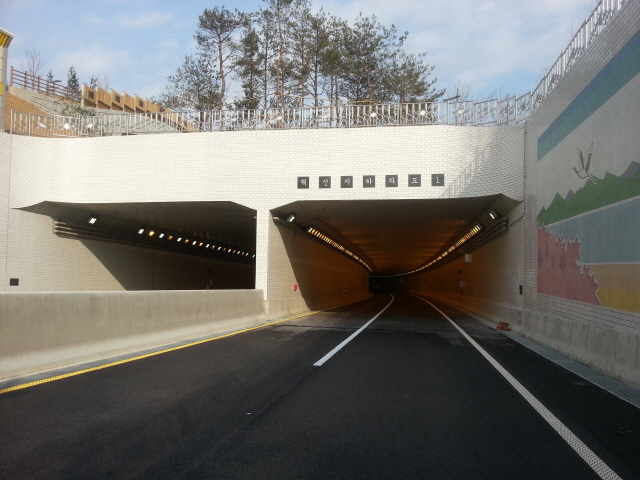
//> input picture images/1.jpg, 640 x 480 px
$ ./11_threshold   (built with g++ and OpenCV 4)
//> lines starting //> are read from the running program, lines starting //| are printed output that depends on the picture; after the words box and inside, x2 and y2 are one past the last pixel; in counts of white or black regions, pixels touching at a corner belong together
#include <opencv2/opencv.hpp>
#include <opencv2/imgproc.hpp>
using namespace cv;
using namespace std;

int main()
{
	Mat image = imread("images/1.jpg", 0);		// 명암도 영상 읽기
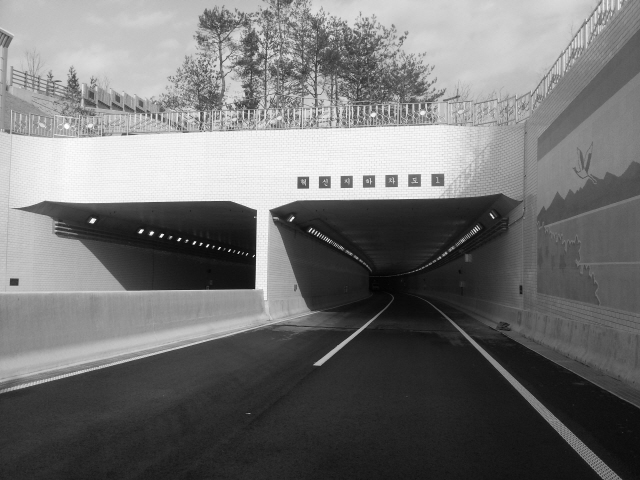
//> image: 480 rows x 640 cols, CV_8UC1; min 2, max 254, mean 114.4
	CV_Assert(!image.empty());// 영상파일 예외처리( CV_8U, 즉 8비트의 Unsigned 형태인지를 보고, 아니라면 ERROR )

	Mat Result;
	threshold(image, Result, 100, 255, THRESH_BINARY);//그레이영상을 입력으로 받아 이진화 영상을 결과로
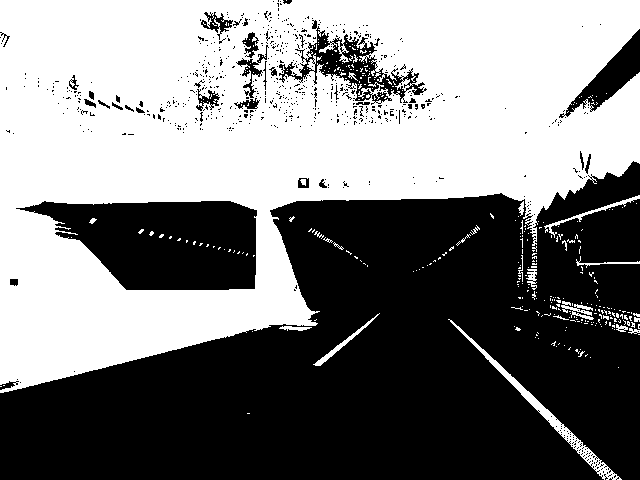
//> Result: 480 rows x 640 cols, CV_8UC1; 49.6% white; 353 white regions (329 under 20 px), largest, box (x1, y1, x2, y2) and area: (0, 0, 640, 393) 147815, (448, 319, 622, 480) 1528, (544, 195, 640, 238) 358

	imshow("image", image);
	imshow("Result", Result);

	waitKey();
	return 0;
}

$ run again, with images/2.jpg copied over images/1.jpg
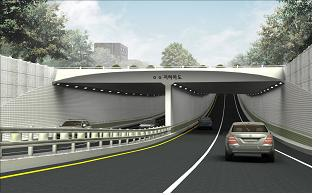
//> input picture images/2.jpg, 316 x 195 px
//> `Mat image = imread("images/1.jpg", 0);`:
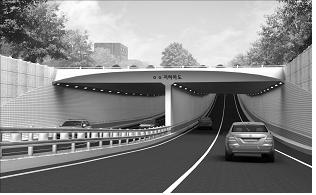
//> image: 195 rows x 316 cols, CV_8UC1; min 0, max 255, mean 134.5
//> `threshold(image, Result, 100, 255, THRESH_BINARY);`:
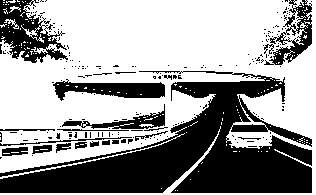
//> Result: 195 rows x 316 cols, CV_8UC1; 61.4% white; 211 black regions (189 under 20 px), largest, box (x1, y1, x2, y2) and area: (0, 71, 312, 193) 16811, (0, 0, 68, 63) 2089, (53, 79, 165, 101) 1374

$ run again, with images/curve.jpg copied over images/1.jpg
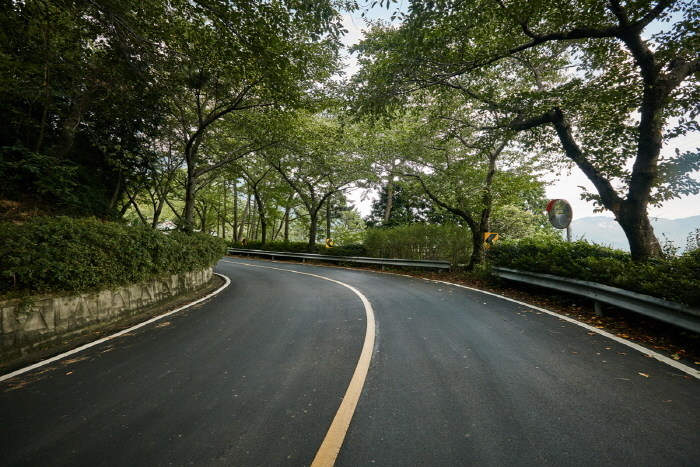
//> input picture images/curve.jpg, 700 x 467 px
//> `Mat image = imread("images/1.jpg", 0);`:
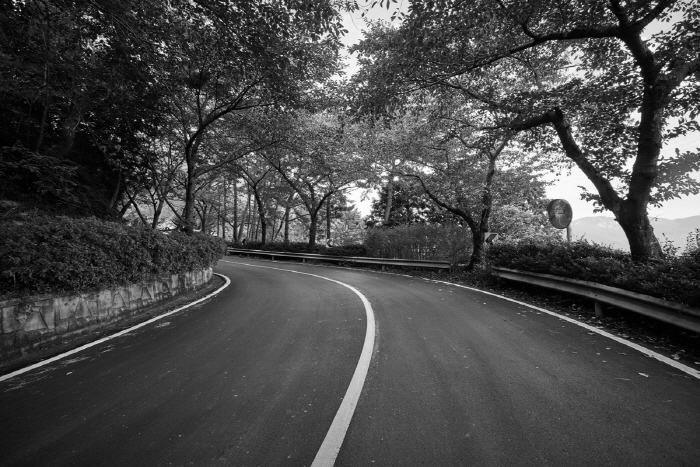
//> image: 467 rows x 700 cols, CV_8UC1; min 0, max 255, mean 72.9
//> `threshold(image, Result, 100, 255, THRESH_BINARY);`:
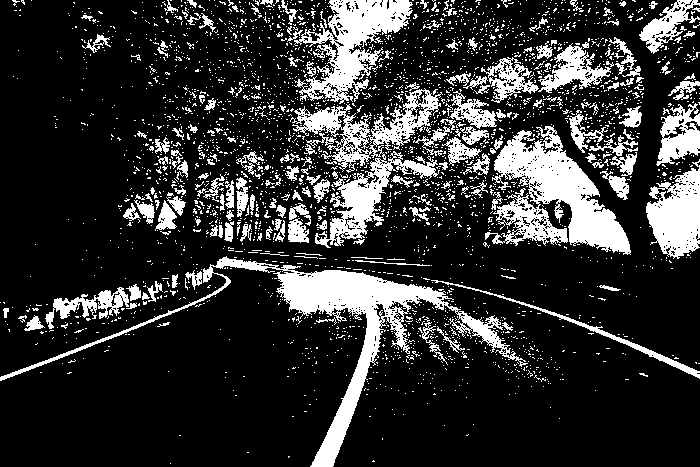
//> Result: 467 rows x 700 cols, CV_8UC1; 19.8% white; 3077 white regions (2872 under 20 px), largest, box (x1, y1, x2, y2) and area: (0, 256, 528, 467) 10613, (485, 125, 631, 255) 8326, (290, 88, 443, 248) 6838
